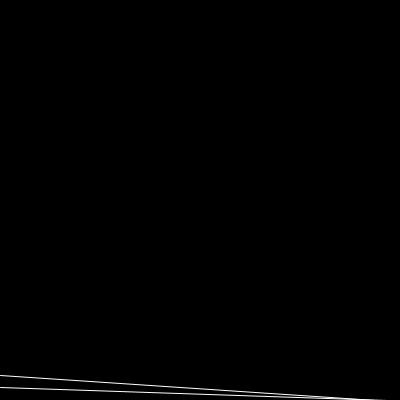
Frame 1 (no input)
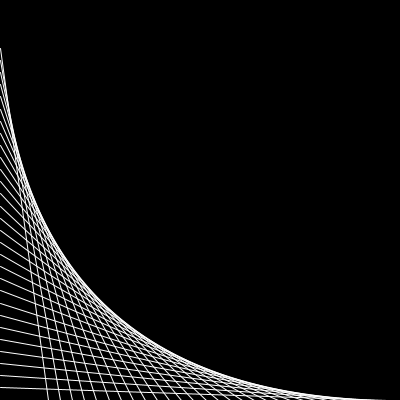
Frame 60 (the mouse pressed at the canvas centre just before this capture)
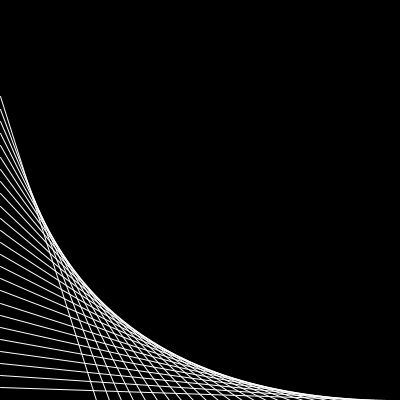
Frame 120 (the mouse held since frame 60 and released just before this capture)

The Processing sketch that drew these frames (run headless with seeded random() and noise(); from frame 60 on, the mouse is pressed at the canvas centre):

// Processing sketch: curves_from_lines
// ── curves_from_lines.pde
int res = 32;

ArrayList<PVector> left = new ArrayList<PVector>();
ArrayList<PVector> bottom = new ArrayList<PVector>();
void setup() {
  size(400,400);
  
  float xStep = (float)width / (float)(res+1);
  float yStep = (float)height / (float) (res+1);
  
  for (float x = xStep; x < width; x += xStep) {
    bottom.add( new PVector(x,height));
  }
  
  for (float y = height - yStep; y >= 0; y -= yStep) {
    left.add( new PVector(0,y));
  }
  
  
  
}

int currentI = 0;


void draw() {
  background(0);
  stroke(255);
  currentI = (currentI + 1) % res;
  for (int i = 0; i <= currentI; i += 1) {
    PVector lp = left.get(i);
    PVector bp = bottom.get(res - i - 1);
    
    line(lp.x, lp.y, bp.x, bp.y);
  }
}
